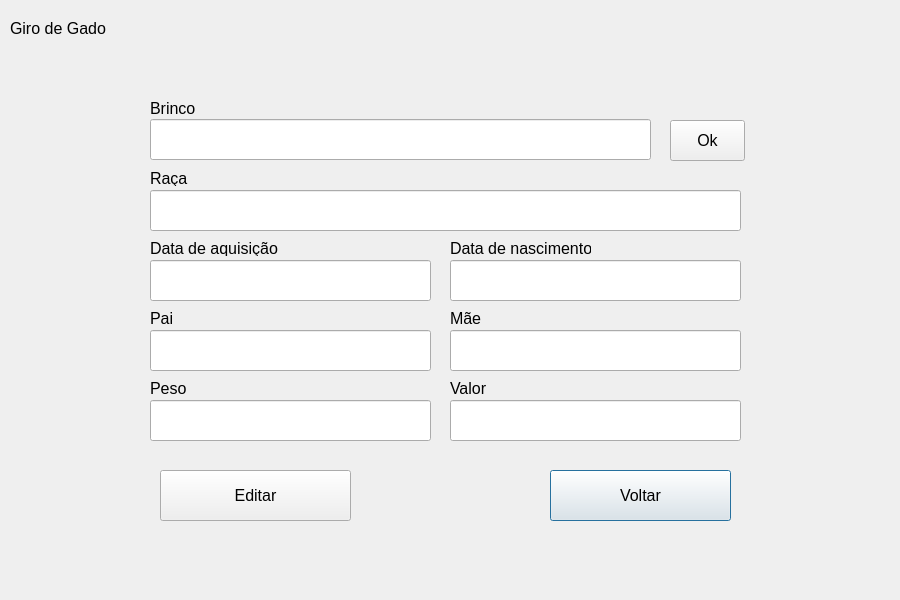
<?xml version="1.0" encoding="UTF-8"?>
<ui version="4.0">
 <class>CattleEditScreen</class>
 <widget class="QDialog" name="CattleEditScreen">
  <property name="geometry">
   <rect>
    <x>0</x>
    <y>0</y>
    <width>900</width>
    <height>600</height>
   </rect>
  </property>
  <property name="windowTitle">
   <string>Tela de Edição de Gado</string>
  </property>
  <widget class="QLabel" name="labelPrice">
   <property name="geometry">
    <rect>
     <x>450</x>
     <y>380</y>
     <width>61</width>
     <height>16</height>
    </rect>
   </property>
   <property name="font">
    <font>
     <pointsize>12</pointsize>
    </font>
   </property>
   <property name="text">
    <string>Valor</string>
   </property>
  </widget>
  <widget class="QLineEdit" name="inputWeight">
   <property name="geometry">
    <rect>
     <x>150</x>
     <y>400</y>
     <width>281</width>
     <height>41</height>
    </rect>
   </property>
   <property name="font">
    <font>
     <pointsize>12</pointsize>
    </font>
   </property>
  </widget>
  <widget class="QLineEdit" name="inputEarring">
   <property name="geometry">
    <rect>
     <x>150</x>
     <y>119</y>
     <width>501</width>
     <height>41</height>
    </rect>
   </property>
   <property name="font">
    <font>
     <pointsize>12</pointsize>
    </font>
   </property>
  </widget>
  <widget class="QLineEdit" name="inputBreed">
   <property name="geometry">
    <rect>
     <x>150</x>
     <y>190</y>
     <width>591</width>
     <height>41</height>
    </rect>
   </property>
   <property name="font">
    <font>
     <pointsize>12</pointsize>
    </font>
   </property>
  </widget>
  <widget class="QLabel" name="labelDateA">
   <property name="geometry">
    <rect>
     <x>150</x>
     <y>240</y>
     <width>131</width>
     <height>16</height>
    </rect>
   </property>
   <property name="font">
    <font>
     <pointsize>12</pointsize>
    </font>
   </property>
   <property name="text">
    <string>Data de aquisição</string>
   </property>
  </widget>
  <widget class="QLabel" name="labelDateB">
   <property name="geometry">
    <rect>
     <x>450</x>
     <y>240</y>
     <width>141</width>
     <height>16</height>
    </rect>
   </property>
   <property name="font">
    <font>
     <pointsize>12</pointsize>
    </font>
   </property>
   <property name="text">
    <string>Data de nascimento</string>
   </property>
  </widget>
  <widget class="QLabel" name="labelWeight">
   <property name="geometry">
    <rect>
     <x>150</x>
     <y>380</y>
     <width>61</width>
     <height>16</height>
    </rect>
   </property>
   <property name="font">
    <font>
     <pointsize>12</pointsize>
    </font>
   </property>
   <property name="text">
    <string>Peso</string>
   </property>
  </widget>
  <widget class="QPushButton" name="backButton">
   <property name="geometry">
    <rect>
     <x>550</x>
     <y>470</y>
     <width>181</width>
     <height>51</height>
    </rect>
   </property>
   <property name="font">
    <font>
     <pointsize>12</pointsize>
    </font>
   </property>
   <property name="text">
    <string>Voltar</string>
   </property>
  </widget>
  <widget class="QLabel" name="labelBreed">
   <property name="geometry">
    <rect>
     <x>150</x>
     <y>170</y>
     <width>61</width>
     <height>16</height>
    </rect>
   </property>
   <property name="font">
    <font>
     <pointsize>12</pointsize>
    </font>
   </property>
   <property name="text">
    <string>Raça</string>
   </property>
  </widget>
  <widget class="QPushButton" name="editButton">
   <property name="geometry">
    <rect>
     <x>160</x>
     <y>470</y>
     <width>191</width>
     <height>51</height>
    </rect>
   </property>
   <property name="font">
    <font>
     <pointsize>12</pointsize>
    </font>
   </property>
   <property name="text">
    <string>Editar</string>
   </property>
  </widget>
  <widget class="QLineEdit" name="inputPrice">
   <property name="geometry">
    <rect>
     <x>450</x>
     <y>400</y>
     <width>291</width>
     <height>41</height>
    </rect>
   </property>
   <property name="font">
    <font>
     <pointsize>12</pointsize>
    </font>
   </property>
  </widget>
  <widget class="QLabel" name="labelTitle">
   <property name="geometry">
    <rect>
     <x>10</x>
     <y>20</y>
     <width>101</width>
     <height>16</height>
    </rect>
   </property>
   <property name="font">
    <font>
     <pointsize>12</pointsize>
    </font>
   </property>
   <property name="text">
    <string>Giro de Gado</string>
   </property>
  </widget>
  <widget class="QLabel" name="labelEarring">
   <property name="geometry">
    <rect>
     <x>150</x>
     <y>100</y>
     <width>61</width>
     <height>16</height>
    </rect>
   </property>
   <property name="font">
    <font>
     <pointsize>12</pointsize>
    </font>
   </property>
   <property name="text">
    <string>Brinco</string>
   </property>
  </widget>
  <widget class="QLineEdit" name="inputDateA">
   <property name="geometry">
    <rect>
     <x>150</x>
     <y>260</y>
     <width>281</width>
     <height>41</height>
    </rect>
   </property>
   <property name="font">
    <font>
     <pointsize>12</pointsize>
    </font>
   </property>
  </widget>
  <widget class="QLineEdit" name="inputDateB">
   <property name="geometry">
    <rect>
     <x>450</x>
     <y>260</y>
     <width>291</width>
     <height>41</height>
    </rect>
   </property>
   <property name="font">
    <font>
     <pointsize>12</pointsize>
    </font>
   </property>
  </widget>
  <widget class="QPushButton" name="okButton">
   <property name="geometry">
    <rect>
     <x>670</x>
     <y>120</y>
     <width>75</width>
     <height>41</height>
    </rect>
   </property>
   <property name="font">
    <font>
     <pointsize>12</pointsize>
    </font>
   </property>
   <property name="text">
    <string>Ok</string>
   </property>
  </widget>
  <widget class="QLabel" name="labelFather">
   <property name="geometry">
    <rect>
     <x>150</x>
     <y>310</y>
     <width>61</width>
     <height>16</height>
    </rect>
   </property>
   <property name="font">
    <font>
     <pointsize>12</pointsize>
    </font>
   </property>
   <property name="text">
    <string>Pai</string>
   </property>
  </widget>
  <widget class="QLineEdit" name="inputFather">
   <property name="geometry">
    <rect>
     <x>150</x>
     <y>330</y>
     <width>281</width>
     <height>41</height>
    </rect>
   </property>
   <property name="font">
    <font>
     <pointsize>12</pointsize>
    </font>
   </property>
  </widget>
  <widget class="QLabel" name="labelMother">
   <property name="geometry">
    <rect>
     <x>450</x>
     <y>310</y>
     <width>61</width>
     <height>16</height>
    </rect>
   </property>
   <property name="font">
    <font>
     <pointsize>12</pointsize>
    </font>
   </property>
   <property name="text">
    <string>Mãe</string>
   </property>
  </widget>
  <widget class="QLineEdit" name="inputMother">
   <property name="geometry">
    <rect>
     <x>450</x>
     <y>330</y>
     <width>291</width>
     <height>41</height>
    </rect>
   </property>
   <property name="font">
    <font>
     <pointsize>12</pointsize>
    </font>
   </property>
  </widget>
 </widget>
 <resources/>
 <connections/>
</ui>
